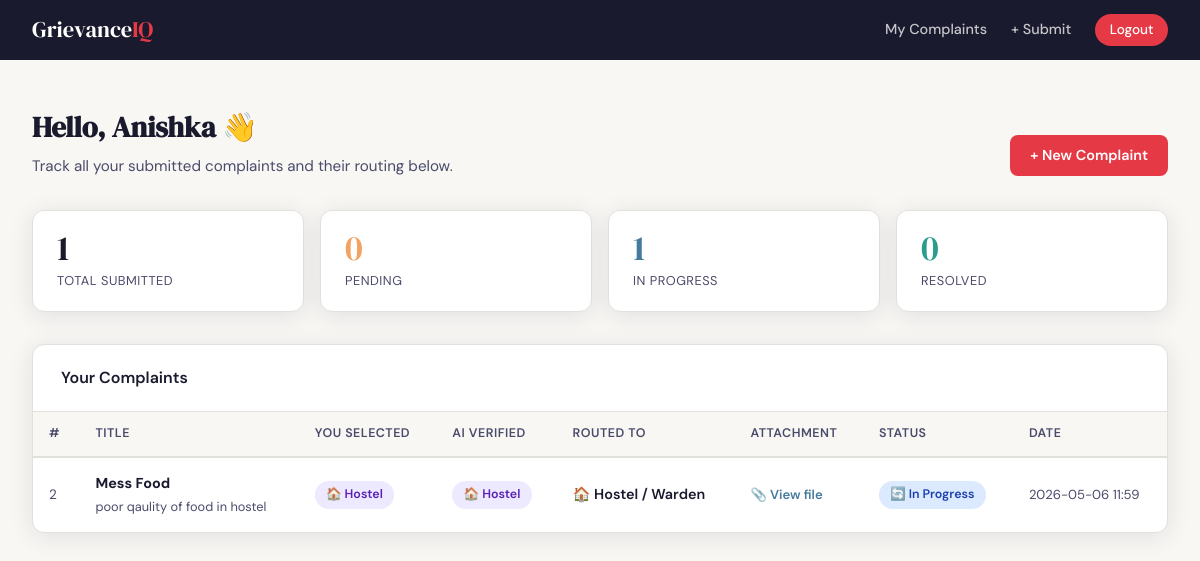
/dashboard (signed in), run on the app's committed database.
### tables this page shows
CREATE TABLE complaints (
            id             INTEGER PRIMARY KEY AUTOINCREMENT,
            title          TEXT    NOT NULL,
            description    TEXT    NOT NULL,
            category       TEXT    NOT NULL,
            ai_category    TEXT    NOT NULL,
            ai_confidence  REAL    DEFAULT 0.0,
            ai_source      TEXT    DEFAULT 'keyword_fallback',
            routed_to      TEXT    NOT NULL,
            status         TEXT    NOT NULL DEFAULT 'Pending',
            attachment     TEXT    DEFAULT NULL,
            user_id        INTEGER NOT NULL,
            submitted_at   TEXT    NOT NULL,
            FOREIGN KEY(user_id) REFERENCES users(id)
        );

### app.py (the view)
@app.route('/dashboard')
def student_dashboard():
    if 'user_id' not in session or session['user_role'] != 'student':
        return redirect(url_for('login'))
    conn = get_db()
    complaints = conn.execute(
        'SELECT * FROM complaints WHERE user_id=? ORDER BY submitted_at DESC',
        (session['user_id'],)
    ).fetchall()
    conn.close()
    stats = {'Pending': 0, 'In Progress': 0, 'Resolved': 0}
    for c in complaints:
        if c['status'] in stats:
            stats[c['status']] += 1
    return render_template('student_dashboard.html',
                           complaints=complaints,
                           stats=stats,
                           departments=DEPARTMENTS)

### app.py (called while the page is built)
def get_db():
    conn = sqlite3.connect('grievance.db')
    conn.row_factory = sqlite3.Row
    return conn

### templates/student_dashboard.html (shortened to what this page needs)
{% extends "base.html" %}
{% block content %}
<div class="page">
    <div style="display:flex; align-items:center; justify-content:space-between; margin-bottom:.25rem; flex-wrap:wrap; gap:1rem;">
        <div>
            <h1 class="page-title">Hello, {{ session.user_name }} 👋</h1>
            <p class="page-subtitle">Track all your submitted complaints and their routing below.</p>
        </div>
        <a href="{{ url_for('submit_complaint') }}" class="btn btn-accent">+ New Complaint</a>
    </div>
    <div class="stats-grid">
        <div class="stat-card stat-total">
            <div class="number">{{ complaints | length }}</div>
            <div class="label">Total Submitted</div>
        </div>
        <div class="stat-card stat-pending">
            <div class="number">{{ stats.Pending }}</div>
            <div class="label">Pending</div>
        </div>
        <div class="stat-card stat-progress">
            <div class="number">{{ stats['In Progress'] }}</div>
            <div class="label">In Progress</div>
        </div>
        <div class="stat-card stat-resolved">
            <div class="number">{{ stats.Resolved }}</div>
            <div class="label">Resolved</div>
        </div>
    </div>
    <div class="card">
        <div class="card-header">
            <span style="font-weight:600;">Your Complaints</span>
        </div>
        {% if complaints %}
        <div class="table-wrap">
            <table>
                <thead>
                    <tr>
                        <th>#</th>
                        <th>Title</th>
                        <th>You Selected</th>
                        <th>AI Verified</th>
                        <th>Routed To</th>
                        <th>Attachment</th>
                        <th>Status</th>
                        <th>Date</th>
                    </tr>
                </thead>
                <tbody>
                    {% for c in complaints %}
                    <tr>
                        <td style="color:var(--ink-soft); font-size:.85rem;">{{ c.id }}</td>
                        <td>
                            <strong>{{ c.title }}</strong>
                            <div style="font-size:.8rem; color:var(--ink-soft); margin-top:.15rem;">
                                {{ c.description[:80] }}{% if c.description|length > 80 %}…{% endif %}
                            </div>
                        </td>
                        <td>
                            <span class="badge badge-{{ c.category | lower }}">
                                {% if c.category in departments %}{{ departments[c.category].icon }}{% endif %}
                                {{ c.category }}
                            </span>
                        </td>
                        <td>
                            <span class="badge badge-{{ c.ai_category | lower }}
                                {% if c.category != c.ai_category and c.category != 'Other' %} badge-mismatch{% endif %}">
                                {% if c.ai_category in departments %}{{ departments[c.ai_category].icon }}{% endif %}
                                {{ c.ai_category }}
                            </span>
                        </td>
                        <td>
                            {% if c.routed_to in departments %}
                                <span style="font-weight:600;">
                                    {{ departments[c.routed_to].icon }}
                                    {{ departments[c.routed_to].label }}
                                </span>
                            {% else %}
                                {{ c.routed_to }}
                            {% endif %}
                        </td>
                        <td>
                            {% if c.attachment %}
                                <a href="{{ url_for('uploaded_file', filename=c.attachment) }}"
                                   target="_blank"
                                   style="font-size:.82rem; color:var(--accent2); font-weight:600; text-decoration:none;">
                                    📎 View file
                                </a>
                            {% else %}
                                <span style="font-size:.8rem; color:var(--ink-soft);">—</span>
                            {% endif %}
                        </td>
                        <td>
                            {% if c.status == 'Pending' %}
                                <span class="badge badge-pending">⏳ Pending</span>
                            {% elif c.status == 'In Progress' %}
                                <span class="badge badge-progress">🔄 In Progress</span>
                            {% else %}
                                <span class="badge badge-resolved">✅ Resolved</span>
                            {% endif %}
                        </td>
                        <td style="font-size:.82rem; color:var(--ink-soft);">{{ c.submitted_at }}</td>
                    </tr>
                    {% endfor %}
                </tbody>
            </table>
        </div>
        {% else %}
        <div class="empty-state">
            <div class="icon">📭</div>
            <p>No complaints yet. Submit your first one!</p>
            <a href="{{ url_for('submit_complaint') }}" class="btn btn-accent" style="margin-top:1rem;">Submit a Complaint</a>
        </div>
        {% endif %}
    </div>
</div>
{% endblock %}

### templates/base.html (style rules this page uses)
*, *::before, *::after { box-sizing: border-box; margin: 0; padding: 0; }
:root { --ink: #1a1a2e; --ink-soft: #4a4a6a; --surface: #f8f7f4; --white: #ffffff; --accent: #e63946; --accent2: #457b9d; --accent3: #2a9d8f; --warn: #f4a261; --border: #e2e0da; --shadow: 0 4px 24px rgba(26,26,46,.10); --radius: 12px; }
body { font-family: 'DM Sans', sans-serif; background: var(--surface); color: var(--ink); min-height: 100vh; line-height: 1.6; }
.page { padding: 2rem; max-width: 1200px; margin: 0 auto; }
.card { background: var(--white); border-radius: var(--radius); box-shadow: var(--shadow); border: 1px solid var(--border); }
.card-header { padding: 1.25rem 1.75rem; border-bottom: 1px solid var(--border); display: flex; align-items: center; justify-content: space-between; }
.stats-grid { display: grid; grid-template-columns: repeat(auto-fit, minmax(150px, 1fr)); gap: 1rem; margin-bottom: 2rem; }
.stat-card { background: var(--white); border-radius: var(--radius); padding: 1.25rem 1.5rem; border: 1px solid var(--border); box-shadow: var(--shadow); }
.stat-card .number { font-family: 'DM Serif Display', serif; font-size: 2.2rem; line-height: 1; }
.stat-card .label { font-size: .8rem; color: var(--ink-soft); margin-top: .25rem; text-transform: uppercase; letter-spacing: .5px; }
.stat-pending .number { color: var(--warn); }
.stat-progress .number { color: var(--accent2); }
.stat-resolved .number { color: var(--accent3); }
.stat-total .number { color: var(--ink); }
.table-wrap { overflow-x: auto; }
table { width: 100%; border-collapse: collapse; font-size: .9rem; }
th { background: var(--surface); padding: .75rem 1rem; text-align: left; font-weight: 600; font-size: .78rem; text-transform: uppercase; letter-spacing: .5px; color: var(--ink-soft); border-bottom: 2px solid var(--border); }
td { padding: .9rem 1rem; border-bottom: 1px solid var(--border); vertical-align: middle; }
tr:last-child td { border-bottom: none; }
.badge { display: inline-block; padding: .25rem .7rem; border-radius: 20px; font-size: .78rem; font-weight: 600; }
.badge-progress { background: #dbeafe; color: #1e40af; }
.badge-hostel { background: #ede9fe; color: #5b21b6; }
.btn { display: inline-block; padding: .55rem 1.25rem; border-radius: 8px; border: none; cursor: pointer; font-family: 'DM Sans', sans-serif; font-size: .9rem; font-weight: 600; text-decoration: none; transition: opacity .15s, transform .1s; }
.btn-accent { background: var(--accent); color: var(--white); }
.page-title { font-family: 'DM Serif Display', serif; font-size: 1.8rem; color: var(--ink); margin-bottom: .25rem; }
.page-subtitle { color: var(--ink-soft); font-size: .95rem; margin-bottom: 1.75rem; }

### data on the page
complaints: id "2", title "Mess Food", description "poor qaulity of food in hostel", category "🏠", category "Hostel", ai_category "🏠", ai_category "Hostel", routed_to "🏠", routed_to "Hostel / Warden", status "🔄 In Progress", submitted_at "2026-05-06 11:59"

### other printed values
{{ session.user_name }} "Anishka"
{{ complaints | length }} "1"
{{ stats.Pending }} "0"
{{ stats['In Progress'] }} "1"
{{ stats.Resolved }} "0"
